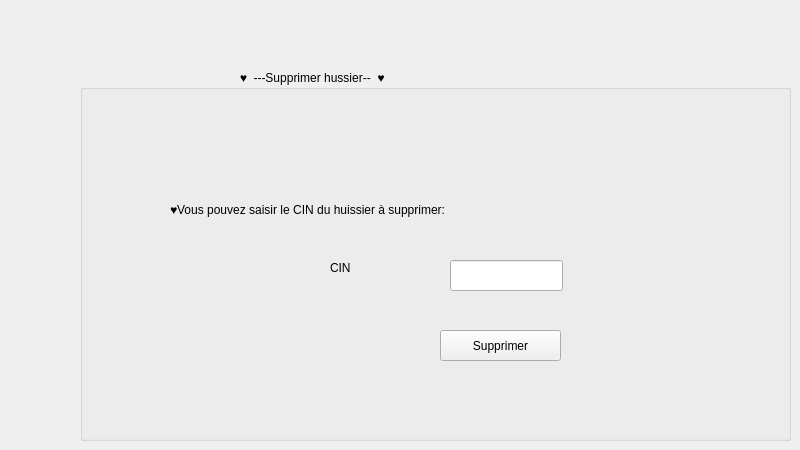
   <widget class="QWidget" name="tab_9">
    <attribute name="icon">
     <iconset>
      <normaloff>../../../LENOVO/Downloads/supprimer.png</normaloff>../../../LENOVO/Downloads/supprimer.png</iconset>
    </attribute>
    <attribute name="title">
     <string>SupprimeerC</string>
    </attribute>
    <widget class="QGroupBox" name="groupBox_18">
     <property name="geometry">
      <rect>
       <x>80</x>
       <y>70</y>
       <width>711</width>
       <height>371</height>
      </rect>
     </property>
     <property name="title">
      <string>                                                ♥  ---Supprimer hussier--  ♥                                      </string>
     </property>
     <widget class="QLabel" name="label_29">
      <property name="geometry">
       <rect>
        <x>90</x>
        <y>130</y>
        <width>301</width>
        <height>20</height>
       </rect>
      </property>
      <property name="text">
       <string>♥Vous pouvez saisir le CIN du huissier à supprimer:</string>
      </property>
     </widget>
     <widget class="QLabel" name="label_30">
      <property name="geometry">
       <rect>
        <x>250</x>
        <y>190</y>
        <width>56</width>
        <height>16</height>
       </rect>
      </property>
      <property name="font">
       <font>
        <pointsize>9</pointsize>
        <weight>50</weight>
        <bold>false</bold>
       </font>
      </property>
      <property name="text">
       <string>CIN</string>
      </property>
     </widget>
     <widget class="QLineEdit" name="le_id_supp_ouss">
      <property name="geometry">
       <rect>
        <x>370</x>
        <y>190</y>
        <width>113</width>
        <height>31</height>
       </rect>
      </property>
     </widget>
     <widget class="QPushButton" name="pb_supprimer_ouss">
      <property name="geometry">
       <rect>
        <x>360</x>
        <y>260</y>
        <width>121</width>
        <height>31</height>
       </rect>
      </property>
      <property name="text">
       <string>Supprimer</string>
      </property>
     </widget>
    </widget>
   </widget>
